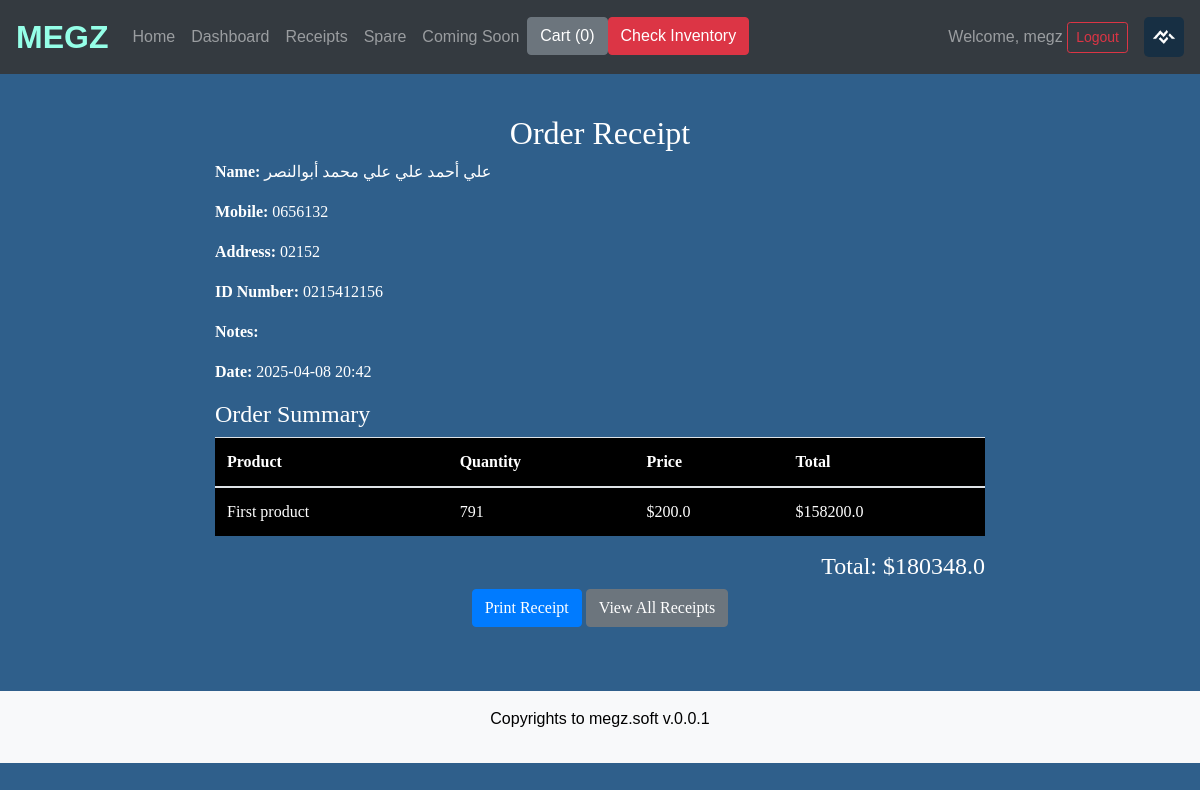
The page /receipt/21/ (signed in) on the database its author committed.
### operations/models.py (models this page shows, shortened)
class Announcement(models.Model):
    name = models.CharField(max_length=100)
    message = models.TextField()
    timestamp = models.DateTimeField(default=now)

### shop/models.py (models this page shows, shortened)
class WebsiteLogo(models.Model):
    image = models.ImageField(upload_to='logos/')
    uploaded_at = models.DateTimeField(auto_now_add=True)

class History(models.Model):
    name = models.CharField(max_length=200)
    mobile = models.CharField(max_length=20)
    address = models.TextField()
    id_number = models.CharField(max_length=50, blank=True, null=True)
    notes = models.TextField(blank=True, null=True)  # ✅ Added field for notes
    items = models.TextField()  # Store items as a serialized string
    total = models.FloatField()
    colors = models.TextField(blank=True, null=True)  # ✅ Save colors here
    created_at = models.DateTimeField(default=now)

class Products(models.Model):
    title = models.CharField(max_length=200)
    price = models.FloatField()
    discount_price = models.FloatField(null=True, blank=True)
    category = models.CharField(max_length=200)
    description = models.TextField()
    image = models.ImageField(upload_to='product_images/')
    stock = models.IntegerField(default=0)  # New field for stock

### shop/views.py (the view)
# urls.py: path('receipt/<int:order_id>/', views.receipt, name='receipt'),
@login_required_custom
def receipt(request, order_id):
    order = get_object_or_404(History, id=order_id)
    order.items_list = ast.literal_eval(order.items)  # Convert string back to list
    return render(request, "shop/receipt.html", {"order": order})

### inventory/context_processors.py (called while the page is built)
def inventory_alerts(request):
    red_alerts = []
    yellow_alerts = []
    for warning in StockWarning.objects.select_related("product"):
        product = warning.product
        if product.stock == 0:
            red_alerts.append(product)
        elif product.stock <= warning.warning_limit:
            yellow_alerts.append(product)
    color = "success"  # default green
    if red_alerts and yellow_alerts:
        color = "warning"
    if red_alerts:
        color = "danger"
    elif yellow_alerts:
        color = "warning"
    return {"inventory_alert_color": color}

### operations/context_processors.py (called while the page is built)
def latest_announcement(request):
    one_hour_ago = now() - timedelta(hours=1)
    latest = Announcement.objects.filter(timestamp__gte=one_hour_ago).order_by('-timestamp').first()
    return {'latest_announcement': latest}

### shop/context_processors.py (called while the page is built)
def site_logo(request):
    logo = WebsiteLogo.objects.first()
    return {'logo': logo}

### shop/templates/shop/receipt.html (shortened to what this page needs)
{% extends 'shop/base.html' %} {% block content %}
<div class="container receipt-container">
    <div class="receipt">
        <h2 class="text-center">Order Receipt</h2>
        <p><strong>Name:</strong> {{ order.name }}</p>
        <p><strong>Mobile:</strong> {{ order.mobile }}</p>
        <p><strong>Address:</strong> {{ order.address }}</p>
        <p><strong>ID Number:</strong> {{ order.id_number }}</p>
        <p><strong>Notes:</strong> {{ order.notes }}</p>
        <p><strong>Date:</strong> {{ order.created_at|date:"Y-m-d H:i" }}</p>
        <h4>Order Summary</h4>
        <table class="table">
            <thead>
                <tr>
                    <th>Product</th>
                    <th>Quantity</th>
                    <th>Price</th>
                    <th>Total</th>
                </tr>
            </thead>
            <tbody>
                {% for item in order.items_list %}
                <tr>
                    <td>{{ item.name }}</td>
                    <td>{{ item.quantity }}</td>
                    <td>${{ item.unitPrice }}</td>
                    <td>${{ item.totalPrice }}</td>
                </tr>
                {% endfor %}
            </tbody>
        </table>
        <h4 class="text-right">Total: ${{ order.total }}</h4>
        <div class="text-center no-print">
            <button onclick="window.print()" class="btn btn-primary">Print Receipt</button>
            <a href="{% url 'receipts' %}" class="btn btn-secondary">View All Receipts</a>
        </div>
    </div>
</div>
{% endblock %}

### shop/templates/shop/base.html (shortened to what this page needs)
{% load static %}
<!DOCTYPE html>
<html lang="en">
<head>
    <link rel="stylesheet" href="{% static 'shop/style.css' %}">
    <link rel="stylesheet" href="https://stackpath.bootstrapcdn.com/bootstrap/4.3.1/css/bootstrap.min.css">
</head>
<body>
    <nav class="navbar navbar-expand-lg navbar-dark bg-dark">
        <a class="navbar-brand position-relative" href="/">
            MEGZ
            <span class="snowflakes-container"></span>
        </a>
        <div class="collapse navbar-collapse" id="navbarNav">
            <ul class="navbar-nav">
                <li class="nav-item"><a class="nav-link" href="/">Home</a></li>
                <li class="nav-item">
                    <a class="nav-link" href="{% url 'dashboard_login' %}">Dashboard</a>
                </li>
                <li class="nav-item"><a class="nav-link" href="{% url 'receipts' %}">Receipts</a></li>
                <li class="nav-item">
                    <a class="nav-link" href="{% url 'spare' %}">Spare</a>
                </li>
                <li class="nav-item">
                    <a class="nav-link" href="{% url 'coming_soon' %}">Coming Soon</a>
                </li>
                <li class="nav-item">
                    <a href="{% url 'cart' %}" id="cart" class="btn btn-secondary">
                        Cart (<span id="cart-count">0</span>)
                    </a>
                </li>
                <li class="nav-item  align-items-center">
                    <a href="#" class="btn btn-{{ inventory_alert_color }} text-white btn-secondary">
                    Check Inventory
                    </a>
                </li>
            </ul>
            <div class="d-flex align-items-center ms-auto gap-3 custom-navbar-end">
                <div class="welcome-user">
                    {% if request.session.username %}
                    <span class="navbar-text">Welcome, {{ request.session.username }}</span>
                    <a class="btn btn-outline-danger btn-sm" href="{% url 'logout' %}">Logout</a> {% else %}
                    <a class="nav-link" href="{% url 'login' %}">Login</a> {% endif %}
                </div>
                {% if logo %}
                <div class="logo-wrapper">
                    <img src="{{ logo.image.url }}" alt="Logo" class="navbar-logo">
                </div>
                {% endif %}
            </div>
        </div>
    </nav>
    <div class="container mt-4">
        {% block content %}{% endblock %}
    </div>
    <footer class="text-center mt-4 p-3 bg-light" style="color: black;">
        <p>Copyrights to megz.soft v.0.0.1</p>
    </footer>
</body>
</html>

### shop/static/shop/style.css (style rules this page uses)
body { background-color: darkcyan; color: white; font-family: Arial, sans-serif; }
.navbar { background-color: #000000; }
footer { background-color: #003d3d; padding: 10px; text-align: center; color: white; }

### shop/templates/shop/receipt.html (style rules this page uses)
.receipt-container { width: 100%; max-width: 800px; margin: auto; }

### shop/templates/shop/base.html (style rules this page uses)
.custom-navbar-end { margin-left: auto; display: flex; align-items: center; gap: 1rem; }
.navbar-logo { height: 40px; width: auto; border-radius: 5px; margin-left: auto; }
.logo-wrapper { margin-left: auto; }
.welcome-user { white-space: nowrap; }
body { background-color: rgb(47, 95, 139); color: white; font-family: Arial, sans-serif; }
.container { margin-top: 50px; padding-top: 20px; padding-bottom: 20px; font-family: 'Times New Roman', Times, serif; }
.navbar { background-color: #000000; position: fixed; top: 0; width: 100%; z-index: 1000; }
footer { bottom: 0; width: 100%; background-color: #000000; padding: 10px; text-align: center; color: white; }
table { background-color: #000000; -webkit-text-fill-color: #ffffff; color: #ffffff; border-width: thin; border-spacing: 2px; border-style: none; border-color: rgb(255, 255, 255); }
.navbar-brand { font-size: 2rem; font-weight: bold; background: linear-gradient(90deg, #95ffe8, #95ffe8, #95ffe8, #95ffe8, #000000, #95ffe8, #95ffe8, #95ffe8, #95ffe8); background-size: 400% 400%; -webkit-background-clip: text; -webkit-text-fill-color: transparent; display: inline-block; animation: textGradient 5s infinite linear; position: relative; }
.snowflakes-container { position: absolute; top: -10px; left: 0; width: 100%; height: 50px; pointer-events: none; overflow: visible; }

### rows shown on the page
Announcement: session.username "megz"
WebsiteLogo: image (picture)
History: name "علي أحمد علي علي محمد أبوالنصر", mobile "0656132", address "02152", id_number "0215412156", created_at "2025-04-08 20:42", total "180348.0"
Products: name "First product", quantity "791", unitPrice "200.0", totalPrice "158200.0"
